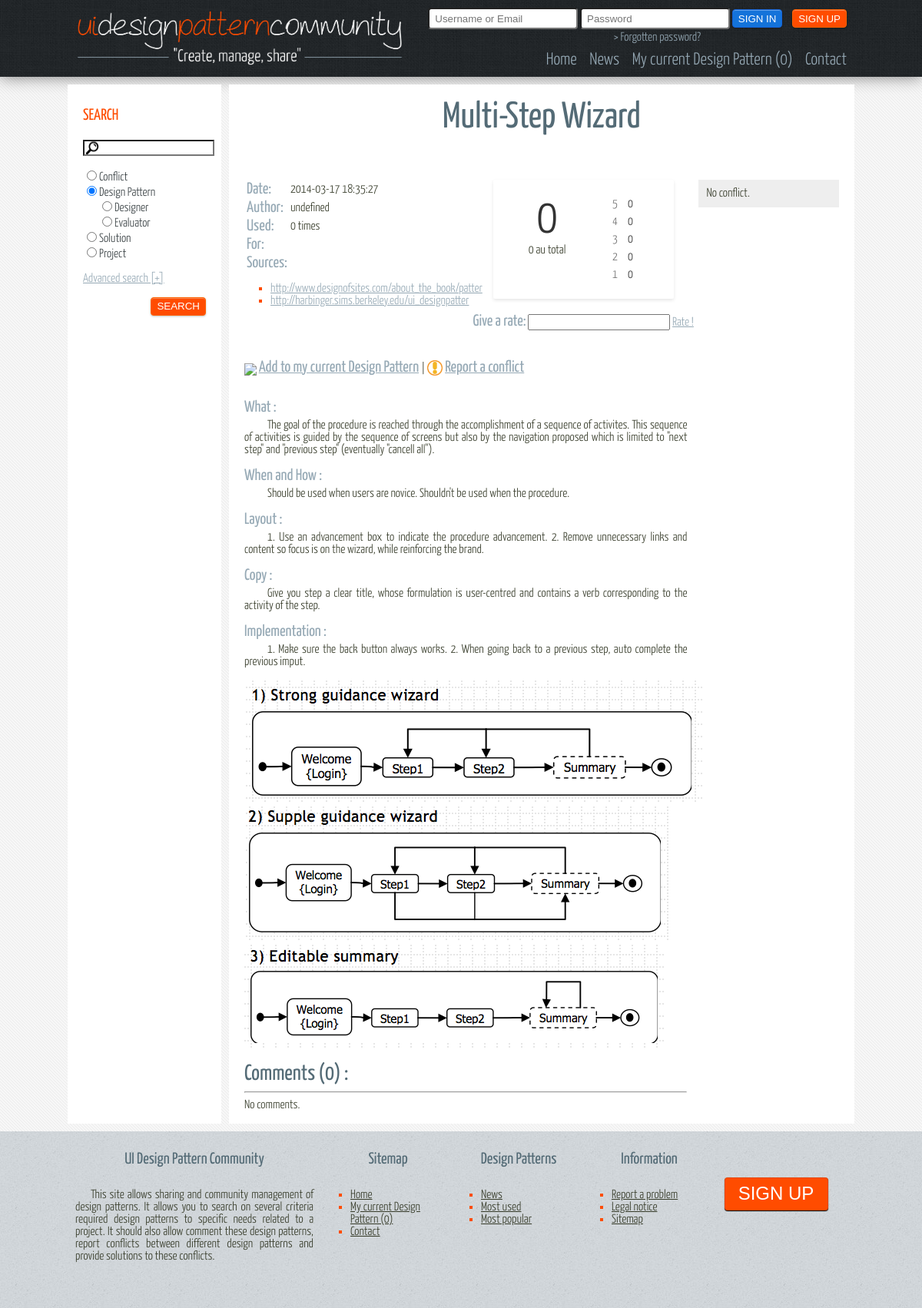
The page /view/details.php?type=DesignPattern&id=2 on the database as committed earlier.
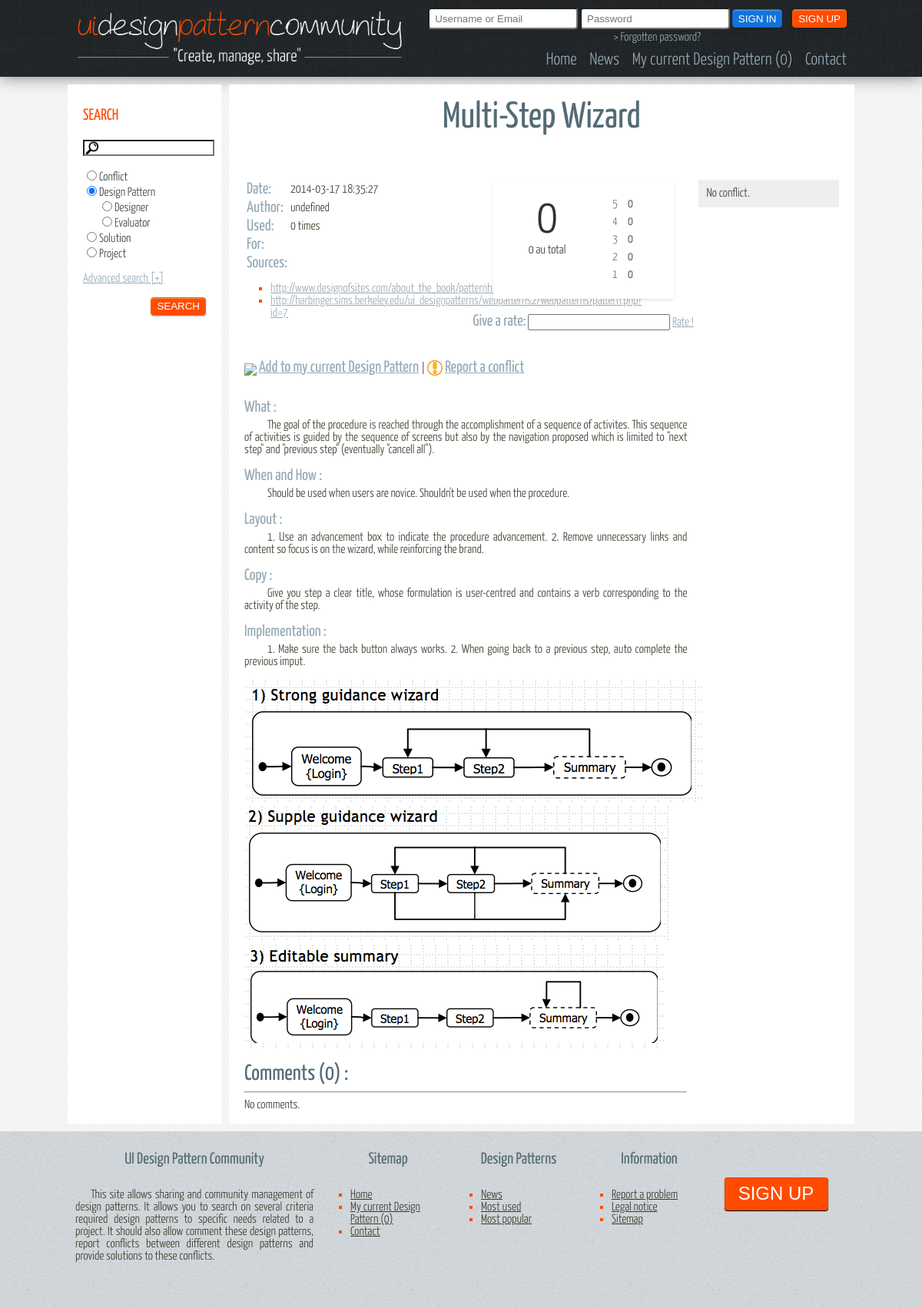
The same page on the database as committed later.
### tables this page shows
CREATE TABLE IF NOT EXISTS `DesignPattern` (
  `idDesignPattern` INT NOT NULL AUTO_INCREMENT,
  `name` VARCHAR(150) NOT NULL,
  `what` TEXT NOT NULL,
  `whenAndHow` TEXT NULL,
  `layout` TEXT NULL,
  `copy` TEXT NULL,
  `implementation` TEXT NULL,
  `nbUsage` INT NULL,
  `nbComments` INT NULL,
  `nbRates` INT NULL,
  `rate` DOUBLE NULL,
  `date` DATETIME NULL,
  `target` ENUM('Designer','Evaluator') NOT NULL,
  `login` VARCHAR(30) NOT NULL,
  PRIMARY KEY (`idDesignPattern`),
  INDEX `fk_DesignPattern_User1_idx` (`login` ASC),
  CONSTRAINT `fk_DesignPattern_User1`
    FOREIGN KEY (`login`)
    REFERENCES `User` (`login`)
    ON DELETE NO ACTION
    ON UPDATE NO ACTION);

CREATE TABLE IF NOT EXISTS `Source` (
  `idSource` INT NOT NULL AUTO_INCREMENT,
  `idDesignPattern` INT NOT NULL,
  `author` VARCHAR(30) NULL,
  `link` VARCHAR(250) NULL,
  PRIMARY KEY (`idSource`),
  INDEX `fk_Source_DesignPattern1_idx` (`idDesignPattern` ASC),
  CONSTRAINT `fk_Source_DesignPattern1`
    FOREIGN KEY (`idDesignPattern`)
    REFERENCES `DesignPattern` (`idDesignPattern`)
    ON DELETE NO ACTION
    ON UPDATE NO ACTION);

CREATE TABLE IF NOT EXISTS `ImageDesignPattern` (
  `idImage` INT NOT NULL AUTO_INCREMENT,
  `idDesignPattern` INT NOT NULL,
  `link` VARCHAR(250) NOT NULL,
  PRIMARY KEY (`idImage`),
  INDEX `fk_ImageDesignPattern_DesignPattern_idx` (`idDesignPattern` ASC),
  CONSTRAINT `fk_ImageDesignPattern_DesignPattern`
    FOREIGN KEY (`idDesignPattern`)
    REFERENCES `DesignPattern` (`idDesignPattern`)
    ON DELETE NO ACTION
    ON UPDATE NO ACTION);

### model/implementation/Database.php (called while the page is built, shortened)
<?php
class Database {
    private static $bdd = NULL;
    private static function connect(){
        try{
            return new PDO('mysql:host=localhost;dbname=mydb', 'admin', 'admin');
        } catch (Exception $e){
            die('Erreur : ' . $e->getMessage());
        }
    }
    public static function getConnection(){
        if(Database::$bdd == NULL){
            Database::$bdd = Database::connect();
        }
        return Database::$bdd;
    }
    public static function getOneData($req){
        $bdd = Database::getConnection();
        $reponse = $bdd->query($req);
        $donnees = $reponse->fetch();
        return $donnees;
    }
    public static function getAllData($req){
        $bdd = Database::getConnection();
        $reponse = $bdd->query($req);
        return $reponse;
    }
}
?>

### model/implementation/designpattern/DesignPattern.php (called while the page is built, shortened)
<?php
require_once($_SERVER['DOCUMENT_ROOT']."/site/model/implementation/Database.php");
class DesignPattern extends AbstractBasicRateDB implements IDataBase, IComment, IRate
{
    private $nbUsage;
    public static function getDB($id){
        $donnees = Database::getOneData('SELECT * FROM DesignPattern WHERE idDesignPattern = '.$id.'');
        if($donnees != false){
            $donnees['id'] = $id;
            $dp = new DesignPattern($donnees['idDesignPattern'], $donnees['name'], $donnees['login'],
                                    $donnees['date'], $donnees['what'], $donnees['nbUsage'],
                                    ETarget::getValueEnum($donnees['target'])
            );
            $dp->setWhenAndHow($donnees['whenAndHow']);
            $dp->setLayout($donnees['layout']);
            $dp->setCopy($donnees['copy']);
            $dp->setImplementation($donnees['implementation']);
            $dp->getFromDB($donnees);
            return $dp;
        }
        return false;
    }
    public function getNbUsage(){
        return $this->nbUsage;
    }
    public function setNbUsage($_nbUsage){
        $this->nbUsage = $_nbUsage;
    }
}

### model/interfaces/EBasicEnum.php (called while the page is built, shortened)
<?php
abstract class EBasicEnum {
    private static $constCache = NULL;
    private static function getConstants() {
        if (self::$constCache === NULL) {
            $reflect = new ReflectionClass(get_called_class());
            self::$constCache = $reflect->getConstants();
        }
        return self::$constCache;
    }
    public static function getValueEnum($name, $strict = false){
        $constants = self::getConstants();
        $keys = array_map('strtolower', array_keys($constants));
        return array_search(strtolower($name), $keys);
    }
}
?>

### model/abstract/AbstractBasicDB.php (called while the page is built, shortened)
<?php
abstract class AbstractBasicDB{
    private $name;
    public function getName(){
        return $this->name;
    }
    public function setName($_name) {
        $this->name = $_name;
    }
}

### model/abstract/AbstractBasicPostedDB.php (called while the page is built, shortened)
<?php
require_once($_SERVER['DOCUMENT_ROOT']."/site/model/abstract/AbstractBasicDB.php");
class AbstractBasicPostedDB extends AbstractBasicDB{
    private $login;
    private $date;
    public function getLogin(){
        return $this->login;
    }
    public function setLogin($_login){
        $this->login = $_login;
    }
    public function getDate(){
        return $this->date;
    }
    public function setDate($_date) {
        $this->date = $_date;
    }
}

### controller/toolkit/ToolKitDisplay.php (the view, shortened to what the rows shown need)
<?php
require_once($_SERVER['DOCUMENT_ROOT']."/site/model/implementation/Database.php");
class ToolKitDisplay {
    public static function displayText($name, $data){
        echo "<div id=\"textDisplay\">";
        echo "<h3>".$name."</h3>";
        echo "<div class=\"retrait\">".$data."</div>";
        echo "</div><br/>";
    }
    public static function displayRate($id, $nbRates, $rate, $tableAsk, $session){
        echo "<div id=\"details_rate\">";
        echo "<div class=\"rating-box\">";
        echo "<div class=\"score-container\"><span class=\"score\">".$rate."</span><br>".$nbRates." au total</div>";
        echo "<div class=\"rating-histogram\">";
        $five = Database::getOneData("SELECT COUNT(*) as nb FROM Note".$tableAsk." WHERE id".$tableAsk." = ".$id." AND note = 5;")['nb'];
        $max = $five;
        if($max == 0){ $max = 1; }
        ToolKitDisplay::displayRateBar($five, 5, ($five*100)/$max, "five");
        echo "</div>";
        echo "</div>";
            echo "<center><h3>Give a rate:</h3> <input id=\"rateDP".$id."\"type=\"number\"/> <a href=\"#\" onClick=\"return addRate(".$id.", ".$session->login.", $('#rateDP".$id."'));\">Rate !</a></center>";
        echo "</div>";
    }
    public static function displayRateBar($nb, $rateSearch, $percent, $nameStyle){
        echo "<div class=\"rating-bar-container ".$nameStyle."\">";
        echo "<span class=\"bar-label\">".$rateSearch."</span>";
        echo "<span class=\"bar-number\">".$nb."</span>";
        echo "</div>";
    }
    public static function displayCommentsLittles($id, $nbComments, $tableAsk){
        $reponse = Database::getAllData("SELECT * FROM Comment".$tableAsk." WHERE id".$tableAsk." = ".$id." ORDER BY DATE LIMIT 0, 3");
        echo "<article>";
        echo "<br/><h2 id=\"h2CommentsConflict\">Comments (".$nbComments.") : </h2><hr/>";
        if ($reponse->rowCount() == 0) {
            echo 'No comments.<br/>';
        }
        echo "<br/></article>";
    }
}

### controller/toolkit/ToolkitDetails.php (shortened to what the rows shown need)
<?php
require_once($_SERVER['DOCUMENT_ROOT']."/site/model/implementation/Database.php");
require_once($_SERVER['DOCUMENT_ROOT']."/site/controller/toolkit/ToolkitDisplayDesignPattern.php");
require_once($_SERVER['DOCUMENT_ROOT']."/site/model/implementation/designpattern/DesignPattern.php");
class ToolkitDetails {
    public static function displayDetailsDesignPattern($id, $session){
        $dp = DesignPattern::getDB($id);
        if($dp != false){
            echo "<h1>".$dp->getName()."</h1><br/>";
            echo "<div id=\"contentDP\">";
            echo "<div id=\"contenuHautDP\">";
            echo "<div id=\"contenuGaucheDP\">";
            echo "<table>";
            echo "<tr><td><h3>Date:</h3></td><td>".$dp->getDate()."</td></tr>";
            echo "<tr><td><h3>Author:</h3></td><td>".$dp->getLogin()."</td></tr>";
            echo "<tr><td><h3>Used:</h3></td><td>".$dp->getNbUsage()." times</td></tr>";
            echo "<tr><td><h3>For:</h3></td><td>".$dp->getTarget()."</td></tr>";
            echo "<tr><td><h3>Sources:</h3></td><td>";
            echo "</td></tr></table>";
            ToolkitDisplayDesignPattern::displaySources($id);
            echo "</div>";
            echo "<div id=\"contenuDroitDP\">";
            ToolkitDisplay::displayRate($id, $dp->getNbRates(), $dp->getRate(), "DesignPattern", $session);
            echo "</div>";
            echo "</div>";
            echo "<div id=\"addProposeDP\">";
            echo "<img src=\"../img/vrac/add.png\" style=\"vertical-align:bottom;width:20px\"/>  <a href=\"/site/controller/addCart.php?id=".$id."\"><h3>Add to my current Design Pattern</h3></a>";
            echo " | <img src=\"../img/vrac/propose.png\" style=\"vertical-align:bottom;width:20px\"/>  <a href=\"/site/view/addConflict.php?id=".$id."\"><h3>Report a conflict</h3></a>";
            echo "</div><br/><br/>";
            echo "<article id=\"contenuCommentsDP\">";
            ToolKitDisplay::displayText("What : ", $dp->getWhat());
            ToolkitDisplayDesignPattern::displayImages($id);
            ToolkitDisplay::displayCommentsLittles($id, $dp->getNbComments(), "DesignPattern");
            echo "</article>";
            echo "</div>";
            echo "<aside id=\"asideCategorieConflictDP\">";
            echo "<article>";
            $data = Database::getOneData("SELECT COUNT(*) as nb FROM ConflictDesignPattern WHERE idDesignPattern=".$id.";");
            if ($data['nb'] != 0) {
                echo "<a href=\"\"><h2>Conflicts (".$data['nb']."):</h2></a>";
                $reponse = Database::getAllData("SELECT c.idConflict, c.name, c.date, c.login FROM Conflict c, ConflictDesignPattern cdp WHERE cdp.idDesignPattern = ".$id." AND c.idConflict = cdp.idConflict ;");
                foreach($reponse as $row){
                    echo "<fieldset style=\"border: 1px solid #96A9B5;box-shadow: 0 1px 0 #FFFFFF;\"><h3><a href=\"details.php?type=Conflict&id=".$row['idConflict']."\">".$row['name']."</a></h3>";
                    echo "Signaled ".$row['date']." by <a href=\"\">".$row['login']."</a><br/>";
                    $data = Database::getOneData("SELECT COUNT(*) as nb FROM Solution WHERE idconflict = ".$row['idConflict']);
                    $dataCom = Database::getOneData("SELECT COUNT(*) as nb FROM CommentConflict WHERE idConflict = ".$row['idConflict']);
                    echo "<a href=\"\">".$data['nb']." solutions</a> | <a href=\"\">".$dataCom['nb']." coms</a><br/>";
                    echo "</fieldset>";
                }
            } else {
                echo "No conflict.";
            }
            echo "</article>";
            echo "</aside>";
        }
        else{
            echo "Error 404 !!";
        }
    }
}
?>

### controller/toolkit/ToolkitDisplayDesignPattern.php (shortened to what the rows shown need)
<?php
require_once($_SERVER['DOCUMENT_ROOT']."/site/model/implementation/Database.php");
class ToolkitDisplayDesignPattern {
    public static function displayImages($id){
        $reponse = Database::getAllData("SELECT link FROM ImageDesignPattern WHERE idDesignPattern = ".$id.";");
        foreach($reponse as $row){
            echo "<img src=\"".$row['link']."\", alt=\"img design\"/>";
        }
    }
    public static function displaySources($id){
        $reponse = Database::getAllData("SELECT link FROM Source WHERE idDesignPattern = ".$id.";");
        echo '<ul>';
        foreach($reponse as $row){
            echo "<li><a href=\"".$row['link']."\"  target='_blank'>".$row['link']."</a></li>";
        }
        echo '</ul>';
    }
}

Rows that differ between the two databases and show on the page:
changed source: link "http://www.designofsites.com/about_the_book/patter" → "http://www.designofsites.com/about_the_book/patternh1.pdf"
changed source: link "http://harbinger.sims.berkeley.edu/ui_designpatter" → "http://harbinger.sims.berkeley.edu/ui_designpatterns/webpatterns2/webpatterns/pattern.php?id=7"
